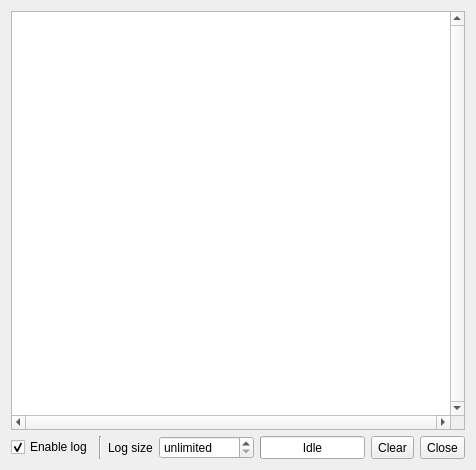
<?xml version="1.0" encoding="UTF-8"?>
<ui version="4.0">
 <class>CheckSumScannerLog</class>
 <widget class="QWidget" name="CheckSumScannerLog">
  <property name="geometry">
   <rect>
    <x>0</x>
    <y>0</y>
    <width>476</width>
    <height>470</height>
   </rect>
  </property>
  <property name="windowTitle">
   <string>Check-sum scanner log</string>
  </property>
  <layout class="QGridLayout" name="gridLayout">
   <item row="0" column="0">
    <widget class="QPlainTextEdit" name="plainTextEditLog">
     <property name="verticalScrollBarPolicy">
      <enum>Qt::ScrollBarAlwaysOn</enum>
     </property>
     <property name="horizontalScrollBarPolicy">
      <enum>Qt::ScrollBarAlwaysOn</enum>
     </property>
     <property name="lineWrapMode">
      <enum>QPlainTextEdit::NoWrap</enum>
     </property>
     <property name="readOnly">
      <bool>true</bool>
     </property>
    </widget>
   </item>
   <item row="1" column="0">
    <layout class="QHBoxLayout" name="horizontalLayout">
     <item>
      <widget class="QCheckBox" name="checkBoxEnableLog">
       <property name="toolTip">
        <string>Enable log output</string>
       </property>
       <property name="text">
        <string>Enable log</string>
       </property>
       <property name="checked">
        <bool>true</bool>
       </property>
      </widget>
     </item>
     <item>
      <widget class="Line" name="line">
       <property name="orientation">
        <enum>Qt::Vertical</enum>
       </property>
      </widget>
     </item>
     <item>
      <widget class="QLabel" name="labelMaxLogSize">
       <property name="text">
        <string>Log size</string>
       </property>
      </widget>
     </item>
     <item>
      <widget class="QSpinBox" name="spinBoxMaxLogSize">
       <property name="toolTip">
        <string>Maximum number of lines in log (0 = no limit)</string>
       </property>
       <property name="specialValueText">
        <string>unlimited</string>
       </property>
       <property name="suffix">
        <string> lines</string>
       </property>
       <property name="minimum">
        <number>0</number>
       </property>
       <property name="maximum">
        <number>999999</number>
       </property>
       <property name="singleStep">
        <number>100</number>
       </property>
       <property name="value">
        <number>0</number>
       </property>
      </widget>
     </item>
     <item>
      <widget class="QProgressBar" name="progressBar">
       <property name="sizePolicy">
        <sizepolicy hsizetype="Expanding" vsizetype="Minimum">
         <horstretch>0</horstretch>
         <verstretch>0</verstretch>
        </sizepolicy>
       </property>
       <property name="toolTip">
        <string>Scanner progress indicator</string>
       </property>
       <property name="value">
        <number>0</number>
       </property>
       <property name="format">
        <string>Idle</string>
       </property>
      </widget>
     </item>
     <item>
      <widget class="QToolButton" name="toolButtonClear">
       <property name="sizePolicy">
        <sizepolicy hsizetype="Fixed" vsizetype="Minimum">
         <horstretch>0</horstretch>
         <verstretch>0</verstretch>
        </sizepolicy>
       </property>
       <property name="toolTip">
        <string>Clear log</string>
       </property>
       <property name="text">
        <string>Clear</string>
       </property>
      </widget>
     </item>
     <item>
      <widget class="QToolButton" name="toolButtonClose">
       <property name="sizePolicy">
        <sizepolicy hsizetype="Fixed" vsizetype="Minimum">
         <horstretch>0</horstretch>
         <verstretch>0</verstretch>
        </sizepolicy>
       </property>
       <property name="toolTip">
        <string>Close this window</string>
       </property>
       <property name="text">
        <string>Close</string>
       </property>
      </widget>
     </item>
    </layout>
   </item>
  </layout>
 </widget>
 <tabstops>
  <tabstop>plainTextEditLog</tabstop>
  <tabstop>checkBoxEnableLog</tabstop>
  <tabstop>spinBoxMaxLogSize</tabstop>
  <tabstop>toolButtonClear</tabstop>
  <tabstop>toolButtonClose</tabstop>
 </tabstops>
 <resources>
  <include location="qmc2.qrc"/>
 </resources>
 <connections>
  <connection>
   <sender>toolButtonClose</sender>
   <signal>clicked()</signal>
   <receiver>CheckSumScannerLog</receiver>
   <slot>close()</slot>
   <hints>
    <hint type="sourcelabel">
     <x>451</x>
     <y>322</y>
    </hint>
    <hint type="destinationlabel">
     <x>313</x>
     <y>331</y>
    </hint>
   </hints>
  </connection>
  <connection>
   <sender>toolButtonClear</sender>
   <signal>clicked()</signal>
   <receiver>plainTextEditLog</receiver>
   <slot>clear()</slot>
   <hints>
    <hint type="sourcelabel">
     <x>408</x>
     <y>319</y>
    </hint>
    <hint type="destinationlabel">
     <x>326</x>
     <y>219</y>
    </hint>
   </hints>
  </connection>
 </connections>
</ui>
